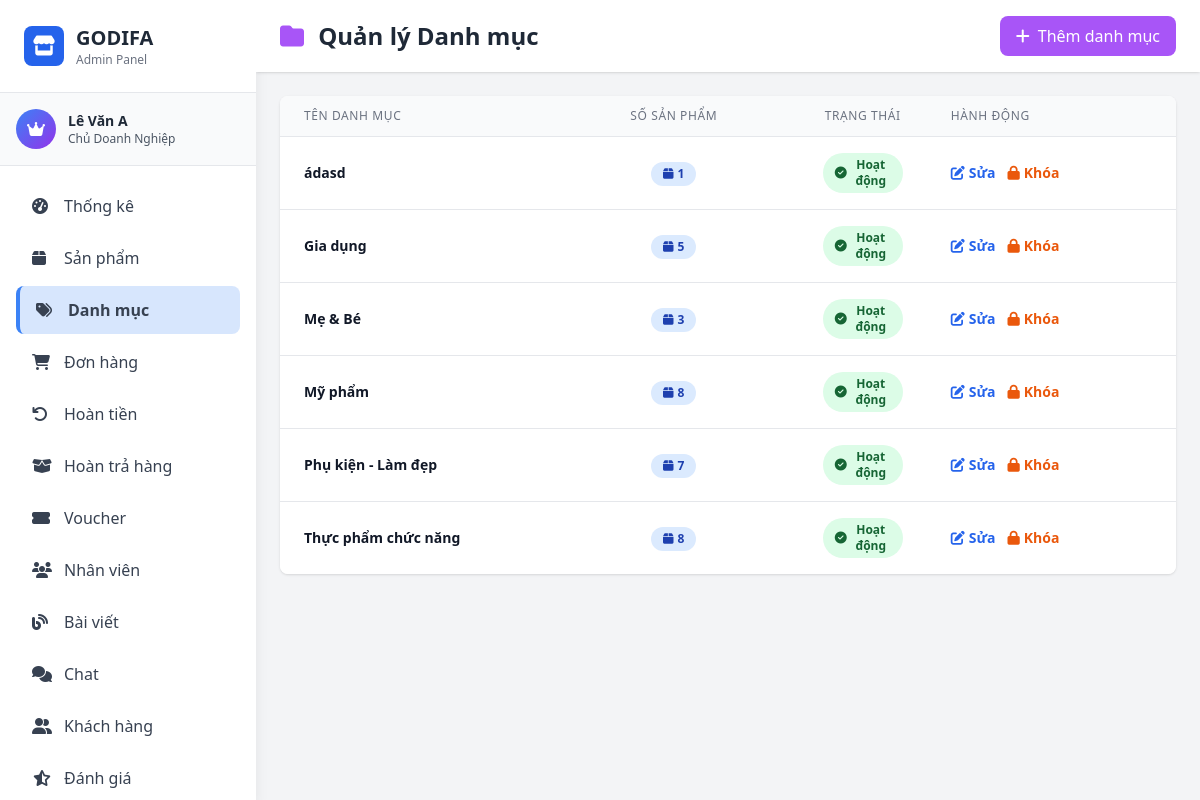
Before: /admin/index.php?page=categories (signed in) with the older database file.
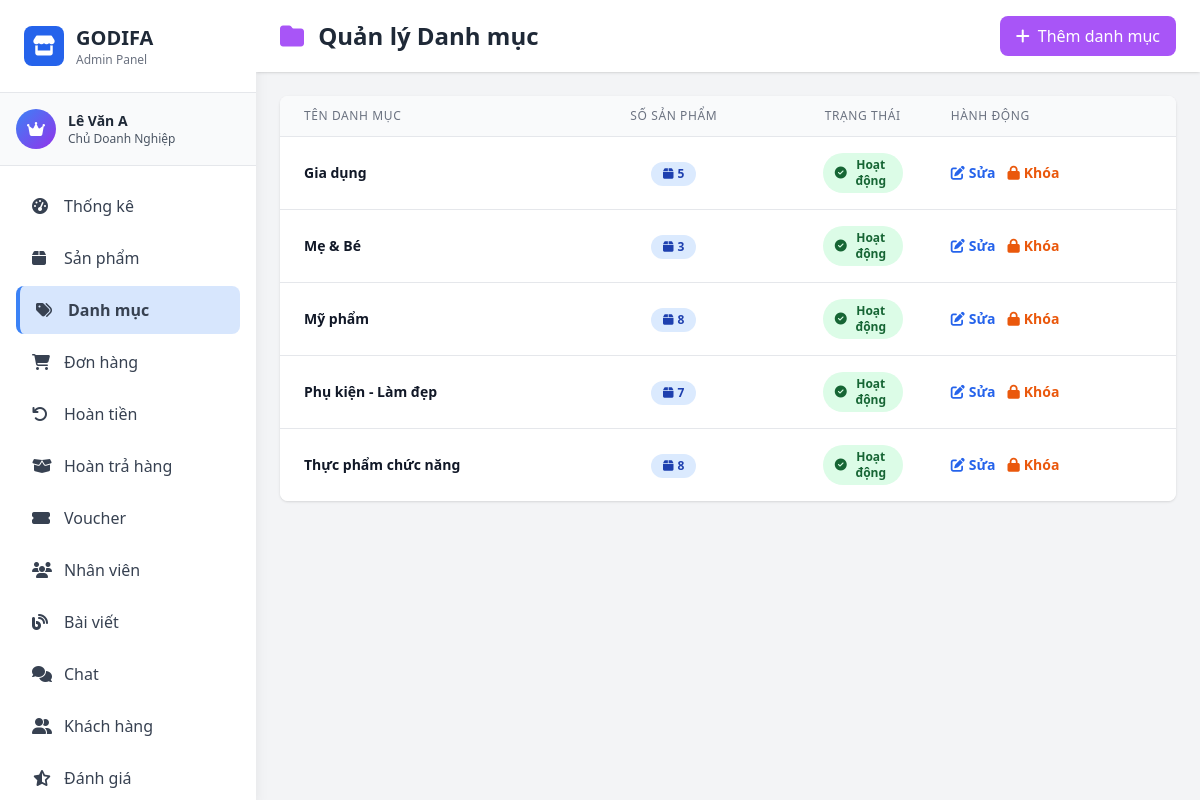
After: the same page with the newer database file.
### tables this page shows
CREATE TABLE IF NOT EXISTS `category` (
  `categoryID` int NOT NULL AUTO_INCREMENT,
  `categoryName` varchar(150) NOT NULL,
  `status` tinyint(1) NOT NULL DEFAULT '1' COMMENT '1=Active, 0=Inactive',
  PRIMARY KEY (`categoryID`)
);

### model/mCategory.php (called while the page is built, shortened)
<?php
require_once __DIR__ . '/database.php';
class Category {
    private $conn;
    public function __construct() {
        $db = new clsKetNoi();
        $this->conn = $db->moKetNoi();
    }
    public function getAllCategories() {
        $sql = "SELECT * FROM category ORDER BY categoryName";
        $result = mysqli_query($this->conn, $sql);
        $categories = [];
        while ($row = mysqli_fetch_assoc($result)) {
            $categories[] = $row;
        }
        return $categories;
    }
    public function countProductsInCategory($id) {
        $sql = "SELECT COUNT(*) as total FROM product WHERE categoryID = ?";
        $stmt = mysqli_prepare($this->conn, $sql);
        mysqli_stmt_bind_param($stmt, "i", $id);
        mysqli_stmt_execute($stmt);
        $result = mysqli_stmt_get_result($stmt);
        $row = mysqli_fetch_assoc($result);
        return $row['total'];
    }
}
?>

### model/database.php (called while the page is built, shortened)
<?php
class Database {
    private static $instance = null;
    private $connection;
    private function __construct() {
        try {
            $this->connection = mysqli_connect(
                self::DB_HOST,
                self::DB_USER,
                self::DB_PASS,
                self::DB_NAME
            );
            mysqli_set_charset($this->connection, self::DB_CHARSET);
        } catch (Exception $e) {
            die("Database Error: " . $e->getMessage());
        }
    }
    public static function getInstance() {
        if (self::$instance === null) {
            self::$instance = new self();
        }
        return self::$instance;
    }
    public function getConnection() {
        return $this->connection;
    }
}
class clsKetNoi {
    public function moKetNoi() {
        return Database::getInstance()->getConnection();
    }
}

### controller/admin/cCategory.php (called while the page is built, shortened)
<?php
require_once __DIR__ . '/../../model/mCategory.php';
class cCategory {
    private $categoryModel;
    public function __construct() {
        $this->categoryModel = new Category();
    }
    public function getAllCategories() {
        return $this->categoryModel->getAllCategories();
    }
    public function countProductsInCategory($categoryID) {
        return $this->categoryModel->countProductsInCategory($categoryID);
    }
}
?>

### admin/middleware/auth.php (called while the page is built, shortened)
<?php
function hasPermission($permission) {
    global $rolePermissions;
    $userRole = $_SESSION['role_id'] ?? 0;
    if ($userRole == ROLE_OWNER) {
        return true;
    }
    return in_array($permission, $rolePermissions[$userRole]);
}
?>

### admin/pages/categories.php (the view, shortened to what the changed rows need)
<?php
require_once __DIR__ . '/../../controller/admin/cCategory.php';
$categoryController = new cCategory();
$categories = $categoryController->getAllCategories();
include __DIR__ . '/../includes/header.php';
?>
<div class="flex h-screen bg-gray-100">
    <?php include __DIR__ . '/../includes/sidebar.php'; ?>
    <div class="flex-1 overflow-y-auto ml-64">
        <div class="bg-white shadow sticky top-0 z-10">
            <div class="px-6 py-4 flex flex-wrap justify-between items-center gap-4">
                <h1 class="text-xl md:text-2xl font-bold text-gray-800">
                    <i class="fas fa-folder text-purple-500 mr-2"></i>
                    Quản lý Danh mục
                </h1>
            </div>
        </div>
        <div class="p-6">
            <div class="bg-white rounded-lg shadow overflow-hidden">
                <div class="overflow-x-auto">
                    <table class="min-w-full divide-y divide-gray-200">
                    <thead class="bg-gray-50">
                        <tr>
                            <th style="width: 35%;" class="px-6 py-3 text-left text-xs font-medium text-gray-500 uppercase tracking-wider">
                                TÊN DANH MỤC
                            </th>
                            <th style="width: 15%;" class="px-6 py-3 text-center text-xs font-medium text-gray-500 uppercase tracking-wider">
                                SỐ SẢN PHẨM
                            </th>
                            <th style="width: 15%;" class="px-6 py-3 text-center text-xs font-medium text-gray-500 uppercase tracking-wider">
                                Trạng Thái
                            </th>
                            <th style="width: 35%;" class="px-6 py-3 text-left text-xs font-medium text-gray-500 uppercase tracking-wider">
                                Hành Động
                            </th>
                        </tr>
                    </thead>
                    <tbody class="bg-white divide-y divide-gray-200">
                        <?php
                        if (empty($categories)) {
                            echo '<tr><td colspan="4" class="px-6 py-8 text-center text-gray-500">
                                    <i class="fas fa-folder-open text-5xl text-gray-300 mb-3"></i>
                                    <p class="text-lg">Chưa có danh mục nào</p>
                                  </td></tr>';
                        } else {
                            foreach ($categories as $category):
                                $productCount = $categoryController->countProductsInCategory($category['categoryID']);
                                $status = isset($category['status']) ? $category['status'] : 1;
                        ?>
                        <tr class="hover:bg-gray-50 transition-colors">
                            <td class="px-6 py-4">
                                <div class="text-sm font-bold text-gray-900 truncate" title="<?= htmlspecialchars($category['categoryName']) ?>">
                                    <?= htmlspecialchars($category['categoryName']) ?>
                                </div>
                            </td>
                            <td class="px-6 py-4 text-center">
                                <span class="inline-flex items-center px-3 py-1 rounded-full text-xs font-bold bg-blue-100 text-blue-800">
                                    <i class="fas fa-box mr-1"></i>
                                    <?= $productCount ?>
                                </span>
                            </td>
                            <td class="px-6 py-4 text-center">
                                <?php if ($status == 1): ?>
                                    <span class="px-3 py-1 inline-flex items-center text-xs font-bold rounded-full bg-green-100 text-green-800">
                                        <i class="fas fa-check-circle mr-1"></i> Hoạt động
                                    </span>
                                <?php else: ?>
                                    <span class="px-3 py-1 inline-flex items-center text-xs font-bold rounded-full bg-red-100 text-red-800">
                                        <i class="fas fa-lock mr-1"></i> Đã khóa
                                    </span>
                                <?php endif; ?>
                            </td>
                            <td class="px-6 py-4 text-sm font-medium">
                                <?php if (hasPermission('manage_categories')): ?>
                                <div class="flex items-center justify-start space-x-3">
                                    <button onclick='openEditModal(<?= json_encode($category) ?>)'
                                            class="inline-flex items-center text-blue-600 hover:text-blue-900 font-semibold">
                                        <i class="fas fa-edit mr-1"></i> Sửa
                                    </button>
                                    <form method="POST" class="inline" onsubmit="return confirm('Bạn có chắc muốn thay đổi trạng thái danh mục này?')">
                                        <button type="submit" name="toggle_status"
                                                class="inline-flex items-center font-semibold <?= $status == 1 ? 'text-orange-600 hover:text-orange-900' : 'text-green-600 hover:text-green-900' ?>">
                                            <i class="fas <?= $status == 1 ? 'fa-lock' : 'fa-unlock' ?> mr-1"></i>
                                            <?= $status == 1 ? 'Khóa' : 'Mở' ?>
                                        </button>
                                    </form>
                                </div>
                                <?php else: ?>
                                <span class="text-gray-400 text-sm italic">Chỉ xem</span>
                                <?php endif; ?>
                            </td>
                        </tr>
                        <?php
                            endforeach;
                        }
                        ?>
                    </tbody>
                    </table>
                </div>
            </div>
        </div>
    </div>
</div>
<?php include __DIR__ . '/../includes/footer.php'; ?>

Changed rows visible on the page:
removed category: categoryName "ádasd", productCount "1", status 1 (drawn)
